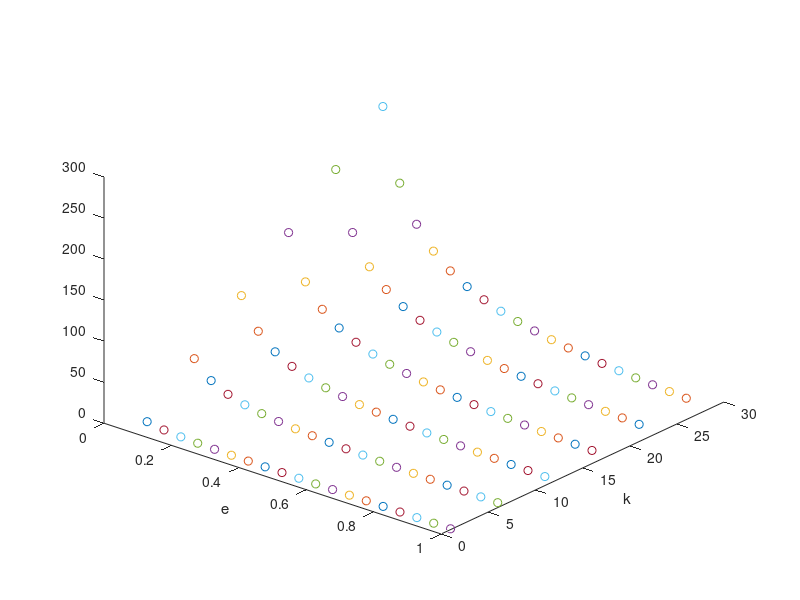

Recreate this plot in MATLAB.
clear all
close all
clc

c=1;

p1 =@(k,e) (k^4)*(c^-3)*(e^-3);
p2 =@(k,e) (k^2)*(c^-3)*(e^-4);
p3 =@(k,e) max((k^4)*(c^-3)*(e^-3), (k^2)*(c^-3)*(e^-4));

% figure(1)
% hold on
% figure(2)
% hold on
figure(3)
hold on
for e=0.1:0.05:1
    disp(e)
    for k=1:5:30
%         figure(1)
%         plot(e,p1(k,e),'r.')
%         plot(e,p2(k,e),'b.')
%         figure(2)
%         plot(k,p1(k,e),'r.')
%         plot(k,p2(k,e),'b.')
        figure(3)
        scatter3(e,k,k/(c*e),'g.')
    end
end
% figure(1)
% xlabel('e')
% ylabel('p')
% set(gca, 'YScale', 'log')
% figure(2)
% xlabel('k')
% ylabel('p')
% set(gca, 'YScale', 'log')
figure(3)
xlabel('e')
ylabel('k')
% set(gca, 'ZScale', 'log')
view(40,35)
% legend(['p1','p2','p'])
% sh